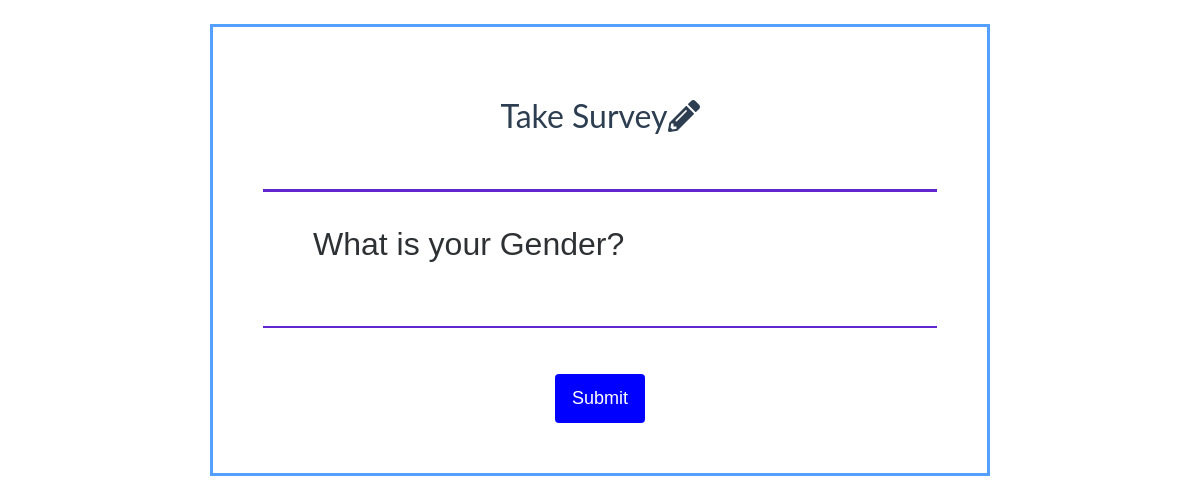
Page /survey/takeSurvey/ on the earlier database version.
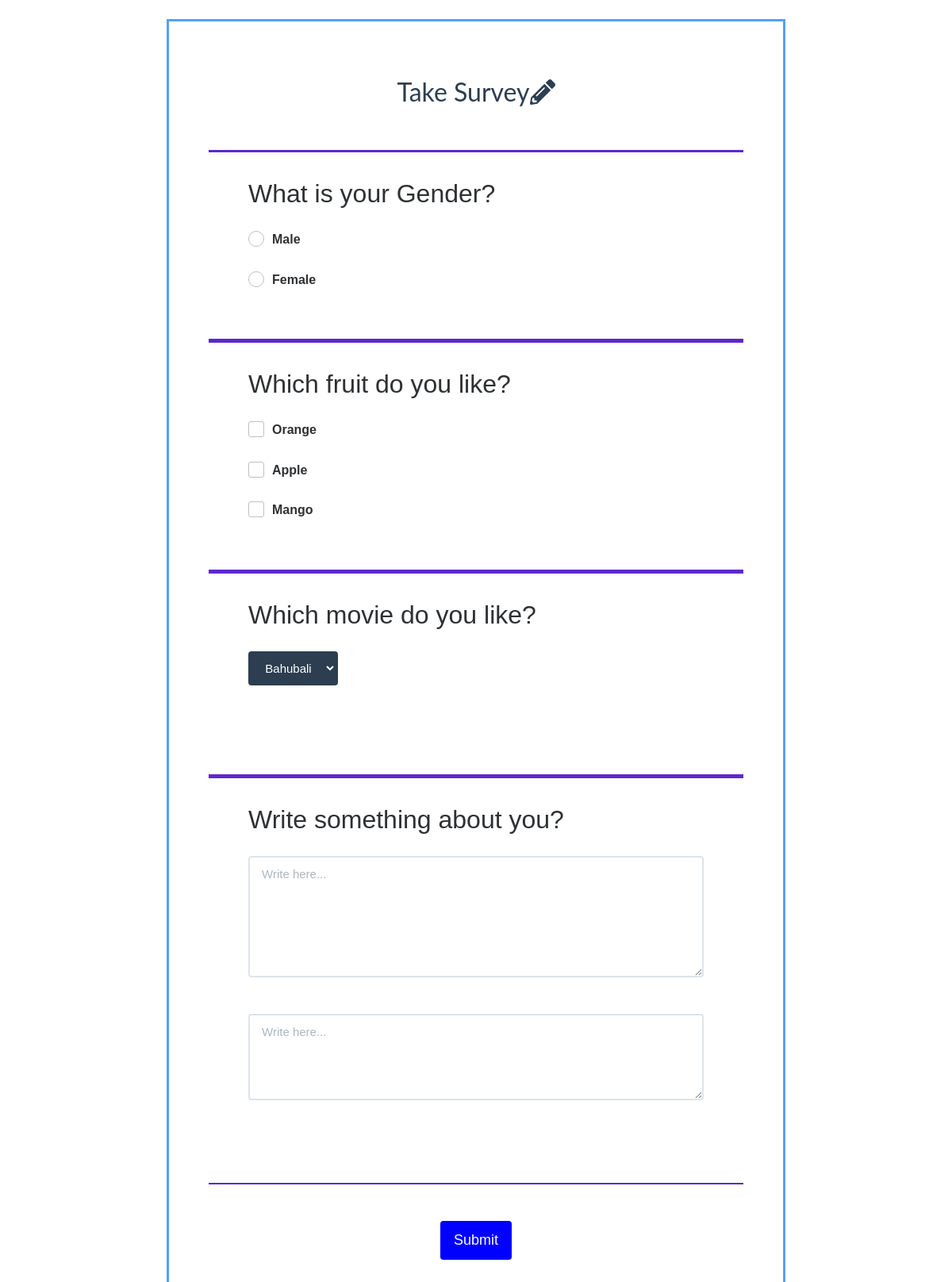
Same page on the later database version.
### survey/models.py (models this page shows, shortened)
class Question(models.Model):
    question_text = models.TextField(blank=True, default="")
    option_type = models.ForeignKey(OptionType)
    form_id = models.ForeignKey(FormId, related_name = "form_questions")

class Option(models.Model):
    option_text = models.CharField(max_length=255)
    question_id = models.ForeignKey(Question)
    count = models.IntegerField(default=0)

### survey/views.py (the view)
def takeSurvey(request):
    dummy_form = []
    pk = 1
    questions_list = Question.objects.filter(form_id = pk)
    options_list = Option.objects.all()
    for question in questions_list:
        Question_list = {}
        Question_list['question_text'] = question.question_text
        Question_list['option_type'] = question.option_type.option_type
        options = options_list.filter(question_id = question.pk)
        list_of_options = []
        for option in options:
            list_of_options.append(option.option_text)
        Question_list['options'] = list_of_options
        dummy_form.append(Question_list)
    boolValue = False
    if request.method == 'POST':
        data = []
        count=1
        print dummy_form[0]['option_type']
        for question in dummy_form:
            q = questions_list[count-1]
            options_objects = options_list.filter(question_id = q.pk)
            if question['option_type'] == 'radio_button':
                selected_option = request.POST['selected_option_r'+str(count)]
                data.append(request.POST['selected_option_r'+str(count)])
                l = options_objects.filter(option_text=selected_option)[0]
                l.count = l.count + 1
                l.save()
            elif question['option_type'] == 'drop_down':
                selected_option = request.POST['selected_option_dd'+str(count)]
                data.append(request.POST['selected_option_dd'+str(count)])
                l = options_objects.filter(option_text=selected_option)[0]
                l.count = l.count + 1
                l.save()
            elif question['option_type'] == 'multi_select':
                selected_options = request.POST.getlist('selected_option_ms'+str(count))
                data.append(request.POST.getlist('selected_option_ms'+str(count)))
                for selected_option in selected_options:
                    l = options_objects.filter(option_text=selected_option)[0]
                    l.count = l.count + 1
                    l.save()
            elif question['option_type'] == 'two_text_boxes':
                data.append(request.POST['text_area_1'+str(count)])
                data.append(request.POST['text_area_2'+str(count)])
                textArea1 = request.POST['text_area_1'+str(count)]
                textArea2 = request.POST['text_area_2'+str(count)]
                print 'text_area_1'+str(count)
                l = options_objects[0]
                l.option_text = textArea1
                l.save()
                m = options_objects[1]
                m.option_text = textArea2
                m.save()
            count+=1
        boolValue = True
        context={'data':data, 'boolValue':boolValue}
    else:
        form = dummy_form
        data = []
        context={'form':form, 'data':data, 'boolValue':boolValue}
    return render(request, 'survey/take_survey.html', context)

### survey/templates/survey/take_survey.html (shortened to what this page needs)
{% extends "base.html" %}
{% block content %}
<body>
    <div class="container-fluid" id="wrapper">
        <div class="col-lg-8 col-lg-offset-2" id="content">
            <h2>
                <font size="6">Take Survey<i class="fas fa-pencil-alt"></i></font>
            </h2><br>
            {% if boolValue == False %}
            <br>
            <form action="" method="POST">
                {% for question in form %}
                    <div class="question" style="color:#2e3133">
                        <font size="6">{{question.question_text}}</font>
                        <br><br>
                        {% if question.option_type == 'radio_button' %}
                            <div class="form-group">
                            {% for option in question.options %}
                                <label for="choice{{ forloop.counter }}">{{option}}</label>
                                <br>
                            {% endfor %}
                            </div>
                        {% elif question.option_type == 'drop_down' %}
                            <div class="">
                                <select class="btn btn-primary" name="selected_option_dd{{ forloop.counter }}">
                                    {% for option in question.options %}
                                        <option class="dropdown-class " value="{{option}}">{{option}}</option>
                                    {% endfor %}
                                </select>
                                {% for option in question.options %}
                                    <br>
                                {% endfor %}
                                <br><br>
                            </div>
                        {% elif question.option_type == 'multi_select' %}
                            <div class="form-group">
                            {% for option in question.options %}
                                <label for="choicebox{{ forloop.counter }}">{{option}}</label>
                                <br>
                            {% endfor %}
                            </div>
                        {% elif question.option_type == 'two_text_boxes' %}
                            <div class="form-group">
                                <textarea class="form-control" name="text_area_1{{forloop.counter}}" placeholder="Write here..." rows="6" cols="20">{{option}}</textarea> <br><br>
                                <textarea class="form-control" name="text_area_2{{forloop.counter}}" placeholder="Write here..." rows="4" cols="40">{{option}}</textarea>
                                <br><br>
                            </div>
                        <br>
                        {% endif %}
                    </div>
                {% endfor %}
                <br><br>
                <center>
                    <button class="btn submit-button" style="color:black background-color:black">Submit</button>
                </center>
            </form>
            {% else %}
            <div>
                <center>
                    <button class="btn submit-button" style="color:black background-color:black">Thank you for submitting the form.</button>
                </center>
            </div>
            {% endif %}
        </div>
    </div>
</body>
{% endblock %}

### templates/base.html (shortened to what this page needs)
<!DOCTYPE html>
{% load staticfiles %}
<html lang="en">
<head>
    <link rel="stylesheet" href="https://maxcdn.bootstrapcdn.com/bootstrap/4.0.0/css/bootstrap.min.css">
    <link rel="stylesheet" href={% static 'survey/css/flatly.min.css' %} />
    <link rel="stylesheet" href={% static 'survey/css/styles.css' %} />
    <link rel="stylesheet" href={% static 'survey/css/magic-check.css' %} />
</head>
<body>
    {% block content %}
    {% endblock %}
</body>
</html>

### static/survey/css/styles.css (style rules this page uses)
body { font-family: 'Futura', sans-serif; }
#wrapper { margin-top: 2% !important; font-size: 16px; }
#content { border-color: #54a0ff; border-style: solid; border-width: 3px; padding: 50px; }
#content > h2 { font-size: 22px; text-align: center; padding-top: 0; }
.question { border-color: #5f27cd; border-style: solid; border-width: 0px; border-top-width: 3px; border-bottom-width: 2px; color: white; padding-top: 30px; padding-bottom: 20px; padding-left: 50px; padding-right: 50px; }
.submit-button { color: white; background-color: blue; padding-top: 10px; padding-bottom: 10px; padding-left: 15px; padding-right: 15px; font-size: 18px; }
.dropdown-class { color: black; background-color: white; font-size: 15px; }

### static/survey/css/magic-check.css (style rules this page uses)
.magic-radio + label, .magic-checkbox + label { position: relative; display: block; padding-left: 30px; cursor: pointer; vertical-align: middle; }
.magic-radio + label:before, .magic-checkbox + label:before { position: absolute; top: 0; left: 0; display: inline-block; width: 20px; height: 20px; content: ''; border: 1px solid #c0c0c0; }
.magic-radio + label:after, .magic-checkbox + label:after { position: absolute; display: none; content: ''; }
.magic-radio + label:before { border-radius: 50%; }
.magic-radio + label:after { top: 6px; left: 6px; width: 8px; height: 8px; border-radius: 50%; background: #3e97eb; }
.magic-checkbox + label:before { border-radius: 3px; }
.magic-checkbox + label:after { top: 2px; left: 7px; box-sizing: border-box; width: 6px; height: 12px; transform: rotate(45deg); border-width: 2px; border-style: solid; border-color: #fff; border-top: 0; border-left: 0; }

Differences in the rows shown:
added Option: options "Male"
added Option: options "Female"
added Question: question_text "Which fruit do you like?"
added Option: options "Orange"
added Option: options "Apple"
added Option: options "Mango"
added Question: question_text "Which movie do you like?"
added Option: option_text "Bahubali"
added Question: question_text "Write something about you?"
Other differences:
new list line: "Write here... Write here..."
